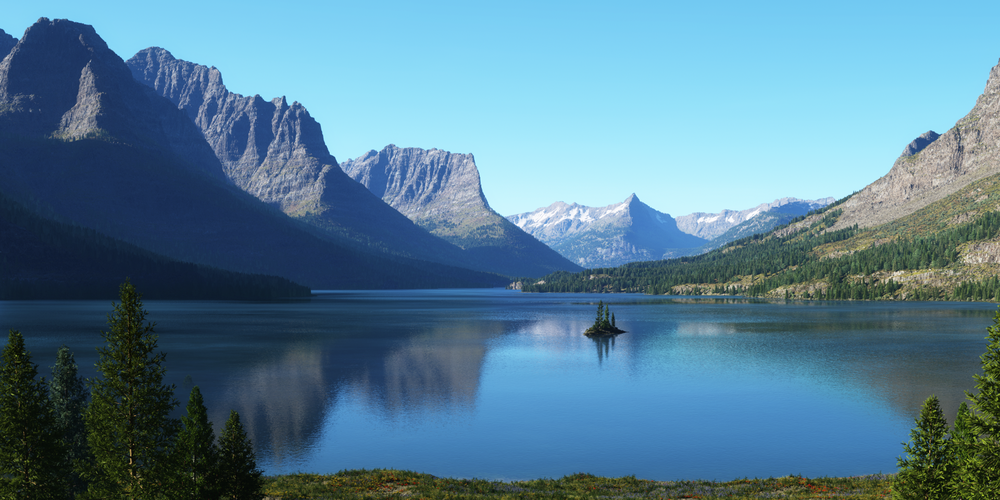
#> input picture img1.png, 1000 x 500 px, shrunk from 1920 x 960 before the run
$ python cv.py
#> lines starting #> are read from the running program, lines starting #| are printed output that depends on the picture
import numpy as np
import matplotlib.pyplot as plt
from matplotlib.pyplot import *
import skimage.io as io

from copy import deepcopy


#show image in rgb channels


pic1 = io.imread('img1.png')
#> pic1 is the input picture: shape (500, 1000, 4); mean R, G, B, A 85.7, 126.5, 149, 255

red_ch= deepcopy(pic1)
green_ch =deepcopy(pic1)
blue_ch=deepcopy(pic1)

red_ch [: , : , 1]=0
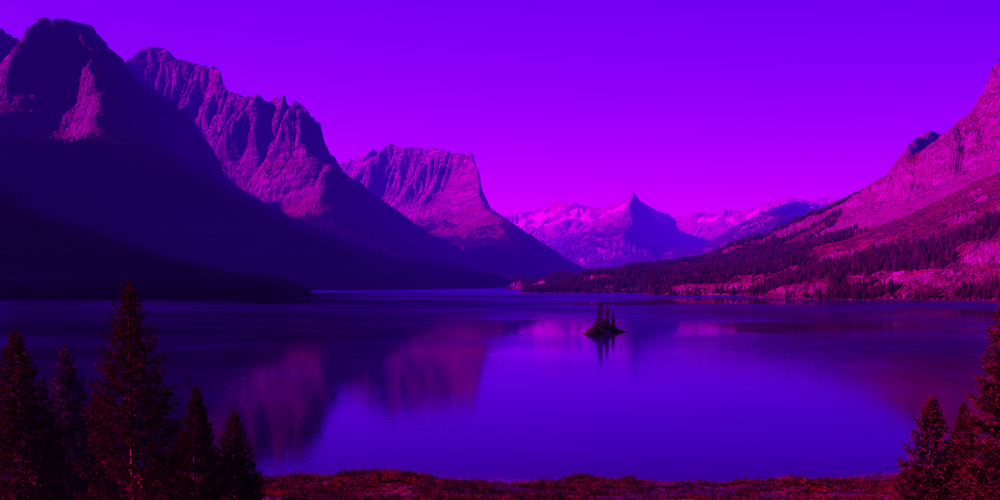
#> red_ch: shape (500, 1000, 4); mean R, G, B, A 85.7, 0, 149, 255
red_ch [: , : , 2]=0
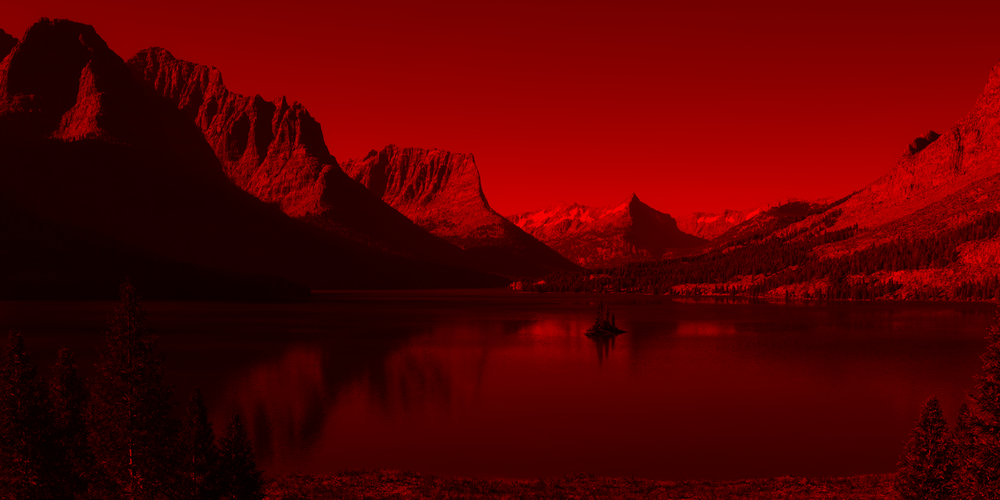
#> red_ch: shape (500, 1000, 4); mean R, G, B, A 85.7, 0, 0, 255

green_ch [: , : , 0]=0
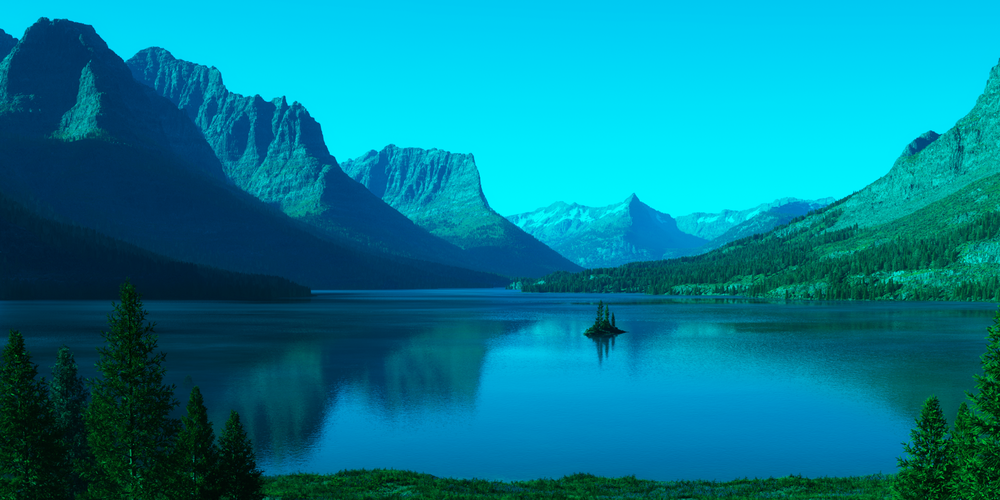
#> green_ch: shape (500, 1000, 4); mean R, G, B, A 0, 126.5, 149, 255
green_ch [: , : , 2]=0
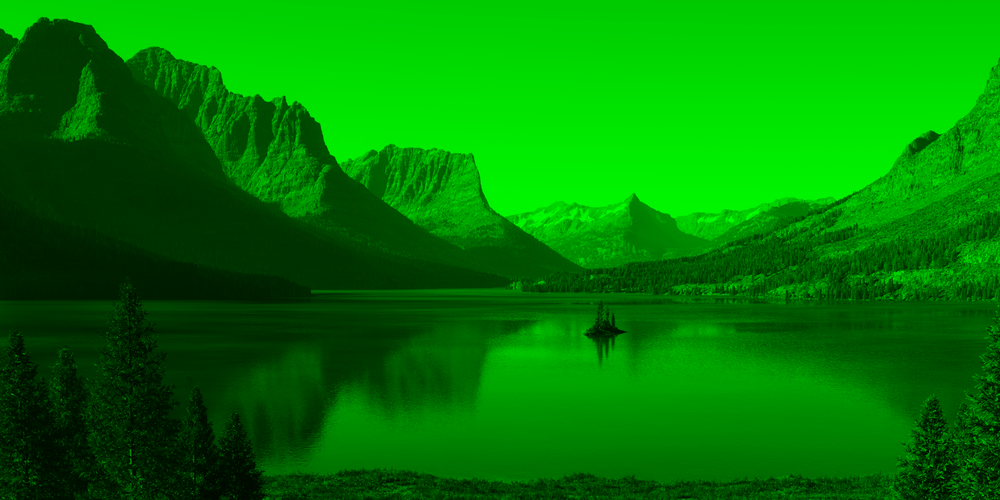
#> green_ch: shape (500, 1000, 4); mean R, G, B, A 0, 126.5, 0, 255

blue_ch [: , : , 0]=0
blue_ch [: , : , 1]=0
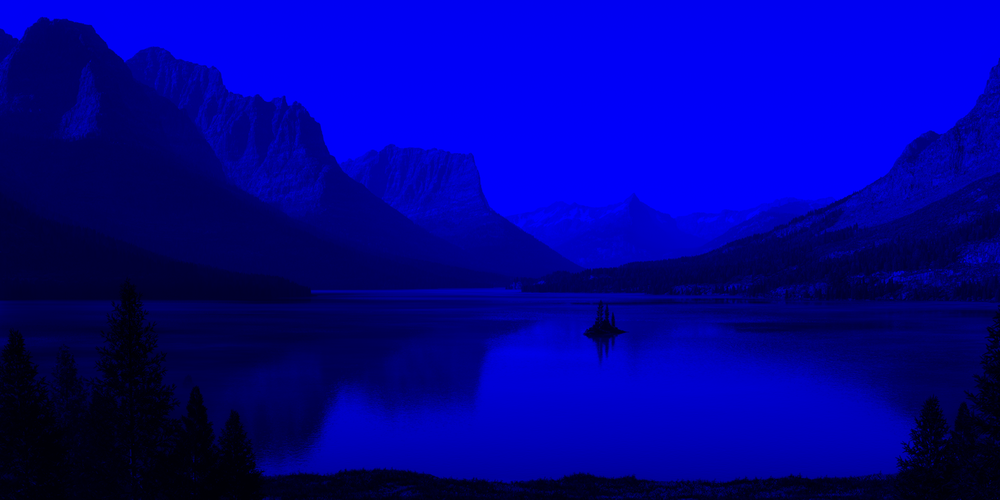
#> blue_ch: shape (500, 1000, 4); mean R, G, B, A 0, 0, 149, 255

fig , ax =plt.subplots( ncols=2 , nrows=2)

ax[0,0].imshow(pic1)
ax[0,0].set_title('original')

ax[0,1].imshow(red_ch)
ax[0,1].set_title('show red channel')

ax[1,0].imshow(green_ch)
ax[1,0].set_title('show green channel')

ax[1,1].imshow(blue_ch)
ax[1,1].set_title('show blue channel')

plt.show()

#here start code of robert edge detection

import skimage.filters as sk_filters
image= io.imread('img1.png' , as_gray=True)
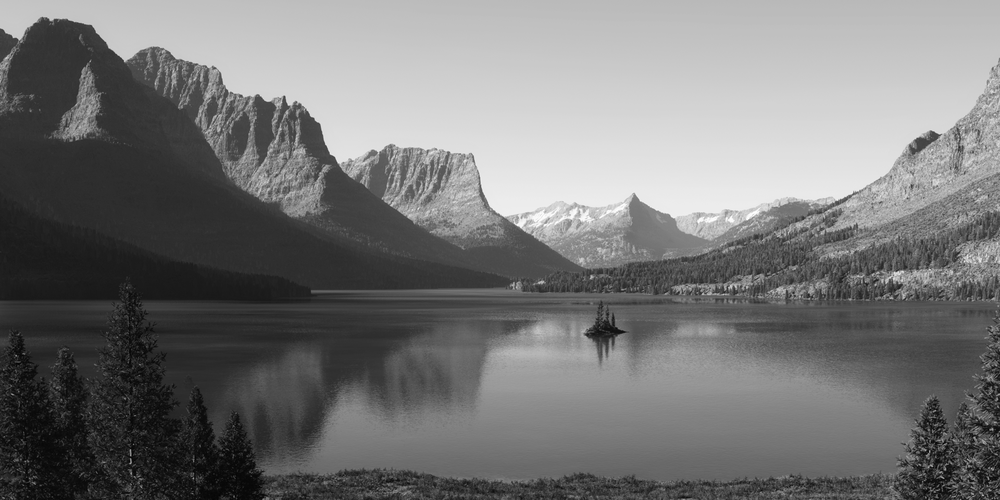
#> image: shape (500, 1000) float64; min 0.00113, max 1, mean 0.468
res =sk_filters.roberts(image)
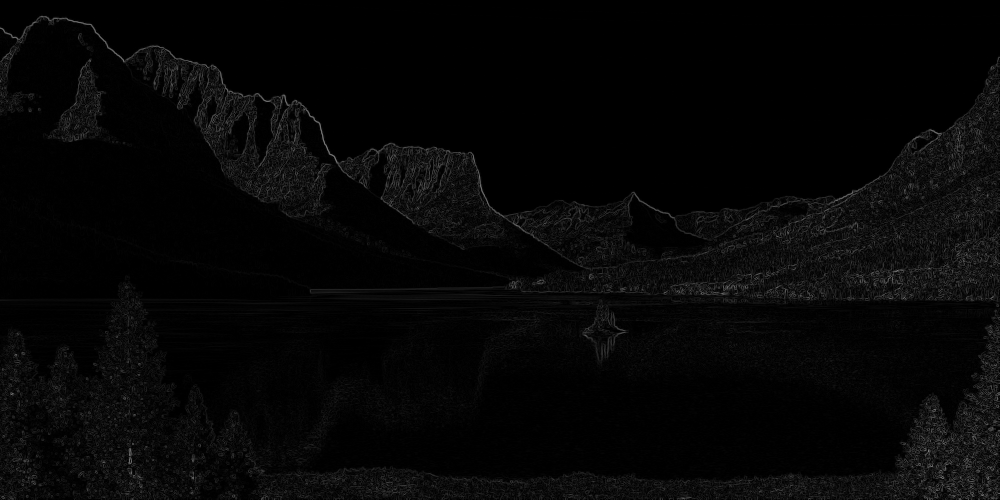
#> res: shape (500, 1000) float64; min 0, max 0.493, mean 0.0257
plt.imshow(res , cmap='Blues')
plt.title('roberts edge detection')
plt.show()

#here start code of sobel edge detection
res1 =sk_filters.sobel(image)
plt.imshow(res1 , cmap='hot')
plt.title('sobels edge detection')
plt.show()

#here start code of scharr edge detection
res2 =sk_filters.scharr(image)
plt.imshow(res2 , cmap='Wistia')
plt.title('scharrs edge detection')
plt.show()


#here start code of pewitt edge detection
res3 =sk_filters.prewitt(image)
plt.imshow(res3 , cmap='cool')
plt.title('prewitts edge detection')
plt.show()
